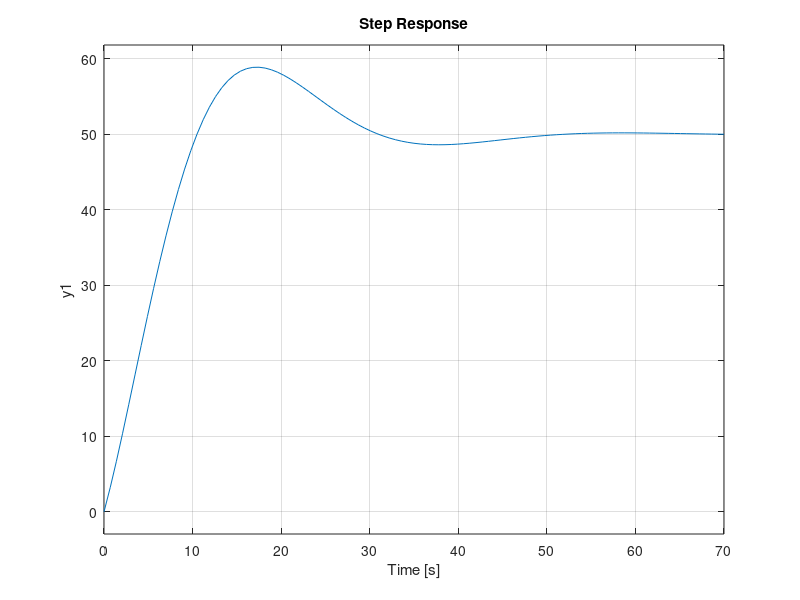

MATLAB code to generate this figure:
clc;

mp=0.2;
ts=50;

k = 0.08046/0.09606;
tal = 1/0.09606;

csi=sqrt((((log(mp))/pi)^2)/(1+(((log(mp))/pi)^2)));
wn=4/(csi*ts);

wcg=wn;
MF=2*asind(csi);

G=(k/((tal*wcg)*i+1));

modG=abs(G);
faseG=angle(G)*180/pi;

modC=1/modG;
faseC=-180+MF-faseG;

Kp=sqrt((modC^2)/(1+((tand(faseC)*(-1))^2)));
Ki=(tand(faseC)*(-1)*(wcg)*Kp);
PI=tf([Kp Ki],[1 0])
Kp;
Ki;
Planta=tf([k],[tal 1])

H=feedback(PI*Planta,1)

step(50*H)
